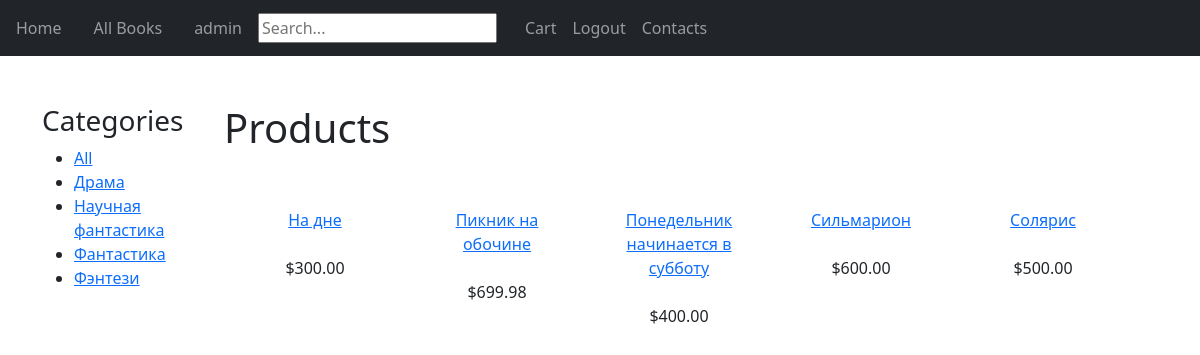
Page /catalog/books/ (signed in) on the committed database.
### catalog/models.py (models this page shows, shortened)
class Category(models.Model):
    name = models.CharField(max_length=200, db_index=True)
    slug = models.SlugField(max_length=200, db_index=True, unique=True)
    class Meta:
        ordering = ('name',)
        verbose_name = 'Категория'
        verbose_name_plural = 'Категории'
    def get_absolute_url(self):
        return reverse('catalog:books-by-genre',
                        args=[self.slug])

class Book(models.Model):
    author = models.ForeignKey(Author,null=True,on_delete=models.CASCADE)
    category = models.ForeignKey(Category, related_name='products',on_delete=models.CASCADE)
    name = models.CharField(max_length=200, db_index=True,default="Book")
    slug = models.SlugField(max_length=200, db_index=True)
    description = models.TextField(blank=True)
    price = models.DecimalField(max_digits=10, decimal_places=2)
    stock = models.PositiveIntegerField(default=20)
    available = models.BooleanField(default=True)
    click_count = models.IntegerField(default=0)
    order_count = models.IntegerField(default=0)
    class Meta:
        ordering = ('name',)
        index_together = (('id', 'slug'),)
    def get_absolute_url(self):
        return reverse('catalog:book-detail', args=[str(self.id)])

### catalog/views.py (the view)
@login_required(login_url='login/')
def book_list(request, category_slug=None):
    paginate_by = 4
    category = None
    categories = Category.objects.all()
    products = Book.objects.filter(available=True)
    if category_slug:
        category = get_object_or_404(Category, slug=category_slug)
        products = products.filter(category=category)
    return render(request,
                  'catalog/book_list.html',
                  {'category': category,
                   'categories': categories,
                   'products': products})

### catalog/templates/catalog/book_list.html
{% extends 'base_generic.html' %}
{% block content %}
    <div id="sidebar" class="nav nav-pills flex-column mb-auto" style="width: fit-content;">
        <h3>Categories</h3>
        <ul>
            <li {% if not category %} class="selected"{% endif %}>
                <a href="{% url "catalog:books" %}">All</a>
            </li>
            {% for c in categories %}
                <li {% if category.slug == c.slug %} class="selected" {% endif %}>
                    <a href="{{ c.get_absolute_url }}">{{ c.name }}</a>
                </li>
            {% endfor %}
        </ul>
    </div>
    <div class="d-flex flex-column mx-4">
        <h1>{% if category %}{{ category.name }}{% else %}Products{% endif %}</h1>
        <div class="d-flex my-5">
            {% for product in products %}
            <br/>
                <div class="item  d-flex flex-column text-center mx-3 align-items-center" style="width: 150px;height: 150px;">
                    <a href="{{ product.get_absolute_url }}">{{ product.name }}</a><br>
                    ${{ product.price }}
                </div>
            {% endfor %}
        </div>
    </div>
{% endblock %}

### catalog/templates/base_generic.html (shortened to what this page needs)
<!doctype html>
<html lang="en">
<head>
    <link href="https://cdn.jsdelivr.net/npm/bootstrap@5.0.2/dist/css/bootstrap.min.css" rel="stylesheet">
    {% load static %}
        <link rel="stylesheet" href="{% static 'css/style.css' %}">
</head>
<body class="h-100">
    <nav class="navbar navbar-expand-lg navbar-dark bg-dark">
        {% block header %}
            <div class="navbar-nav">
                {% if user.is_authenticated %}
                <a class = 'navbar-item nav-link mx-2' href="{% url 'catalog:index'%}">Home</a>
                <a class = 'navbar-item nav-link mx-2' href="{% url 'catalog:books' %}">All Books</a>
                <a class = 'navbar-item nav-link mx-2' href="{% url 'catalog:profile' username=request.user.username%}">{{user.username}}</a>
                <form action = "{% url 'catalog:search_result' %}"  class="d-flex align-items-center">
                    <input name="q" type="text" placeholder="Search...">
                </form>
                <a class = 'navbar-item nav-link' href = "{% url 'cart:cart_detail'%}" style="margin-left: 20px;">Cart</a>
                <a class = 'navbar-item nav-link' href = "{% url 'catalog:logout' %}">Logout</a>
                <a class = 'navbar-item nav-link' href="{% url 'catalog:contacts' %}">Contacts</a>
                {%endif%}
            </div>
        {% endblock %}
    </nav>
    <div class="container h-100 mt-5 d-flex">
                {% block content %}{% endblock %}
            </div>
</body>
</html>

### rows in the picture
Category: name "Драма"
Category: name "Научная фантастика"
Category: name "Фантастика"
Category: name "Фэнтези"
Book: name "На дне", price "300.00"
Book: name "Пикник на обочине", price "699.98"
Book: name "Понедельник начинается в субботу", price "400.00"
Book: name "Сильмарион", price "600.00"
Book: name "Солярис", price "500.00"

### other values in the picture
{{ user.username }} "admin"
